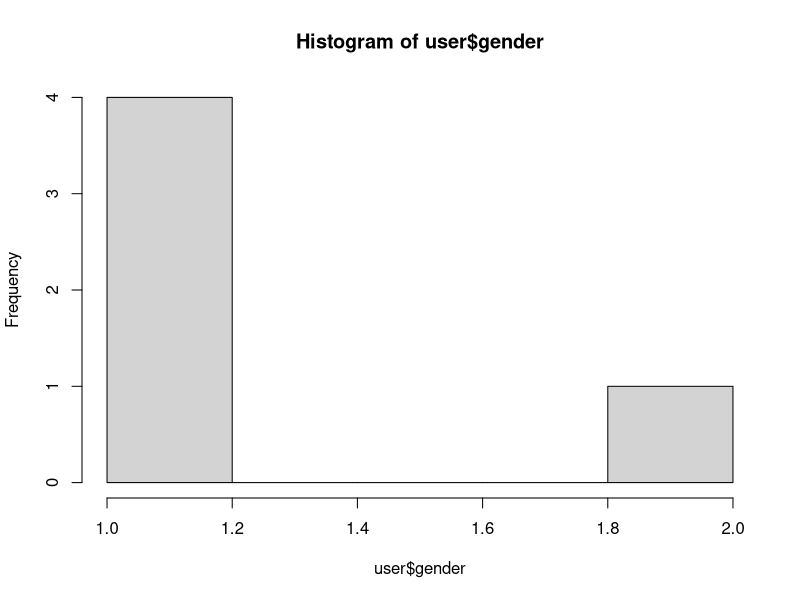

Recreate this plot in R.
# Chapter 02 연습문제

# Q1. 다음과 같은 벡터 객체를 생성하시오.
# 조건 1|
Vec1 <- rep("R",5 )
Vec1

# 조건 2|
Vec2 <- seq(1, 10, 3)
Vec2

# 조건 3|
Vec3 <- rep(1:10, each = 3)
Vec3

# 조건 4|
Vec4 <- c(Vec2, Vec3)
Vec4

# 조건 5|
test <- seq(15, 25, 5)
test

# 조건 6|
Vec5 <- Vec4[seq(1,34, 2)]
Vec5

# Q2. 다음과 같은 벡터를 칼럼으로 갖는 데이터프레임을 생성하시오.
name <- c("최민수", "유관순", "이순신", "김유신", "홍길동")
age <- c(55, 45, 45, 53, 15)
gender <- c(1,2,1,1,1)
job <- c("연예인", "주부", "군인", "직장인", "학생")
sat <- c(3,4,2,5,5)
grade <- c("C", "C", "A", "D", "A")
total <- c(44.4, 28.5, 43.5, NA, 27.1)

# 조건 1|
user <- data.frame(name, age, gender, job, sat, grade, total)
user

# 조건 2|
hist(user$gender)

# 조건 3|
user2 <- user[seq(2,5,2),]
user2

# Q3. Data를 대상으로 apply()를 적용하여 행/열 방향으로 조건에 맞게 통계량을 구하시오.
kor <- c(90, 85, 90)
eng <- c(70, 85, 75)
mat <- c(86, 92, 88)

# 조건 1|
score <- data.frame(kor, eng, mat)
score

# 조건 2|
apply(score, 1, max) # 행 우선
apply(score, 2, max) # 열 우선 

# 조건 3|
round(apply(score, 1, mean), 2) # 행 우선
round(apply(score, 2, mean), 2) # 열 우선 

# 조건 4|
apply(score, 1, var)
apply(score, 1, sd)


# Q4. 다음의 Data2객체를 대상으로 정규표현식을 적용하여 문자열을 처리하시오.
Data2 <- c("2017-02-05 수입 3000원",
           "2017-02-06 수입 4500원",
           "2017-02-07 수입 2500원")

library(stringr)

# 조건 1|
str_sub(Data2, 14, 19)

# 조건 3|
string_rep <- str_replace(Data2, "-", "/")
string_rep <- str_replace(string_rep, "-", "/")
string_rep

# 조건 4|
Data2 <- paste(Data2, collapse = ",")
Data2
